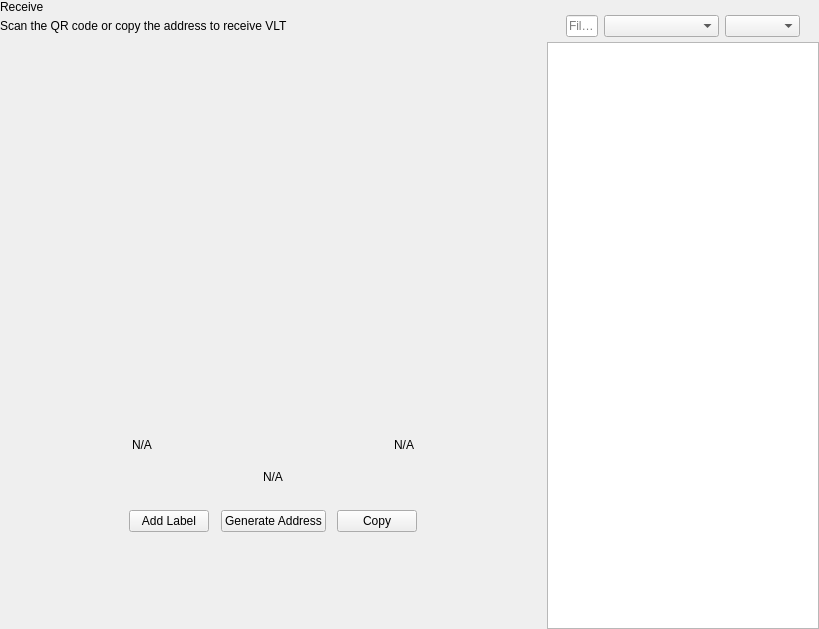
<?xml version="1.0" encoding="UTF-8"?>
<ui version="4.0">
 <class>ReceiveWidget</class>
 <widget class="QWidget" name="ReceiveWidget">
  <property name="geometry">
   <rect>
    <x>0</x>
    <y>0</y>
    <width>819</width>
    <height>629</height>
   </rect>
  </property>
  <property name="minimumSize">
   <size>
    <width>0</width>
    <height>0</height>
   </size>
  </property>
  <property name="windowTitle">
   <string notr="true">N/A</string>
  </property>
  <layout class="QHBoxLayout" name="horizontalLayout_2" stretch="2,1">
   <property name="spacing">
    <number>0</number>
   </property>
   <property name="leftMargin">
    <number>0</number>
   </property>
   <property name="topMargin">
    <number>0</number>
   </property>
   <property name="rightMargin">
    <number>0</number>
   </property>
   <property name="bottomMargin">
    <number>0</number>
   </property>
   <item>
    <widget class="QWidget" name="left" native="true">
     <layout class="QVBoxLayout" name="verticalLayout_3">
      <property name="leftMargin">
       <number>0</number>
      </property>
      <property name="topMargin">
       <number>0</number>
      </property>
      <property name="rightMargin">
       <number>0</number>
      </property>
      <property name="bottomMargin">
       <number>0</number>
      </property>
      <item>
       <layout class="QVBoxLayout" name="verticalLayout_2">
        <property name="spacing">
         <number>0</number>
        </property>
        <property name="leftMargin">
         <number>0</number>
        </property>
        <item>
         <layout class="QHBoxLayout" name="horizontalLayout_3">
          <property name="spacing">
           <number>0</number>
          </property>
          <item>
           <layout class="QVBoxLayout" name="verticalLayout_4">
            <property name="spacing">
             <number>5</number>
            </property>
            <item>
             <widget class="QLabel" name="labelTitle">
              <property name="text">
               <string>Receive</string>
              </property>
             </widget>
            </item>
            <item alignment="Qt::AlignTop">
             <widget class="QLabel" name="labelSubtitle1">
              <property name="text">
               <string>Scan the QR code or copy the address to receive VLT</string>
              </property>
             </widget>
            </item>
           </layout>
          </item>
          <item>
           <spacer name="horizontalSpacer">
            <property name="orientation">
             <enum>Qt::Horizontal</enum>
            </property>
            <property name="sizeHint" stdset="0">
             <size>
              <width>40</width>
              <height>20</height>
             </size>
            </property>
           </spacer>
          </item>
         </layout>
        </item>
        <item>
         <spacer name="verticalSpacer_2">
          <property name="orientation">
           <enum>Qt::Vertical</enum>
          </property>
          <property name="sizeType">
           <enum>QSizePolicy::Expanding</enum>
          </property>
          <property name="sizeHint" stdset="0">
           <size>
            <width>20</width>
            <height>50</height>
           </size>
          </property>
         </spacer>
        </item>
        <item alignment="Qt::AlignHCenter">
         <widget class="QWidget" name="layoutQR" native="true">
          <property name="maximumSize">
           <size>
            <width>510</width>
            <height>16777215</height>
           </size>
          </property>
          <layout class="QVBoxLayout" name="verticalLayoutQr">
           <item>
            <spacer name="verticalSpacer11">
             <property name="orientation">
              <enum>Qt::Vertical</enum>
             </property>
             <property name="sizeType">
              <enum>QSizePolicy::Fixed</enum>
             </property>
             <property name="sizeHint" stdset="0">
              <size>
               <width>20</width>
               <height>20</height>
              </size>
             </property>
            </spacer>
           </item>
           <item alignment="Qt::AlignHCenter">
            <widget class="QLabel" name="labelQrImg">
             <property name="minimumSize">
              <size>
               <width>260</width>
               <height>260</height>
              </size>
             </property>
             <property name="maximumSize">
              <size>
               <width>260</width>
               <height>260</height>
              </size>
             </property>
             <property name="text">
              <string/>
             </property>
             <property name="alignment">
              <set>Qt::AlignCenter</set>
             </property>
            </widget>
           </item>
           <item>
            <spacer name="verticalSpacer_21">
             <property name="orientation">
              <enum>Qt::Vertical</enum>
             </property>
             <property name="sizeType">
              <enum>QSizePolicy::Fixed</enum>
             </property>
             <property name="sizeHint" stdset="0">
              <size>
               <width>20</width>
               <height>30</height>
              </size>
             </property>
            </spacer>
           </item>
           <item>
            <widget class="QWidget" name="widget" native="true">
             <property name="minimumSize">
              <size>
               <width>0</width>
               <height>0</height>
              </size>
             </property>
             <layout class="QHBoxLayout" name="horizontalLayout_5">
              <item>
               <widget class="QLabel" name="labelLabel">
                <property name="text">
                 <string notr="true">N/A</string>
                </property>
               </widget>
              </item>
              <item>
               <spacer name="horizontalSpacer_2">
                <property name="orientation">
                 <enum>Qt::Horizontal</enum>
                </property>
                <property name="sizeHint" stdset="0">
                 <size>
                  <width>141</width>
                  <height>20</height>
                 </size>
                </property>
               </spacer>
              </item>
              <item>
               <widget class="QLabel" name="labelDate">
                <property name="text">
                 <string notr="true">N/A</string>
                </property>
                <property name="alignment">
                 <set>Qt::AlignRight|Qt::AlignTrailing|Qt::AlignVCenter</set>
                </property>
               </widget>
              </item>
             </layout>
            </widget>
           </item>
           <item>
            <widget class="QLabel" name="labelAddress">
             <property name="sizePolicy">
              <sizepolicy hsizetype="Expanding" vsizetype="Preferred">
               <horstretch>0</horstretch>
               <verstretch>0</verstretch>
              </sizepolicy>
             </property>
             <property name="minimumSize">
              <size>
               <width>300</width>
               <height>0</height>
              </size>
             </property>
             <property name="text">
              <string notr="true">N/A</string>
             </property>
             <property name="alignment">
              <set>Qt::AlignCenter</set>
             </property>
            </widget>
           </item>
           <item>
            <spacer name="verticalSpacer_4">
             <property name="orientation">
              <enum>Qt::Vertical</enum>
             </property>
             <property name="sizeType">
              <enum>QSizePolicy::Fixed</enum>
             </property>
             <property name="sizeHint" stdset="0">
              <size>
               <width>20</width>
               <height>20</height>
              </size>
             </property>
            </spacer>
           </item>
           <item>
            <layout class="QHBoxLayout" name="horizontalLayout_4">
             <item alignment="Qt::AlignHCenter">
              <widget class="QPushButton" name="pushButtonLabel">
               <property name="focusPolicy">
                <enum>Qt::NoFocus</enum>
               </property>
               <property name="text">
                <string>Add Label</string>
               </property>
              </widget>
             </item>
             <item alignment="Qt::AlignHCenter">
              <widget class="QPushButton" name="pushButtonNewAddress">
               <property name="focusPolicy">
                <enum>Qt::NoFocus</enum>
               </property>
               <property name="text">
                <string>Generate Address</string>
               </property>
              </widget>
             </item>
             <item alignment="Qt::AlignHCenter">
              <widget class="QPushButton" name="pushButtonCopy">
               <property name="focusPolicy">
                <enum>Qt::NoFocus</enum>
               </property>
               <property name="text">
                <string>Copy</string>
               </property>
              </widget>
             </item>
            </layout>
           </item>
           <item>
            <spacer name="verticalSpacer_3">
             <property name="orientation">
              <enum>Qt::Vertical</enum>
             </property>
             <property name="sizeType">
              <enum>QSizePolicy::Expanding</enum>
             </property>
             <property name="sizeHint" stdset="0">
              <size>
               <width>20</width>
               <height>20</height>
              </size>
             </property>
            </spacer>
           </item>
          </layout>
         </widget>
        </item>
        <item>
         <spacer name="verticalSpacer">
          <property name="orientation">
           <enum>Qt::Vertical</enum>
          </property>
          <property name="sizeHint" stdset="0">
           <size>
            <width>20</width>
            <height>40</height>
           </size>
          </property>
         </spacer>
        </item>
       </layout>
      </item>
     </layout>
    </widget>
   </item>
   <item>
    <widget class="QWidget" name="right" native="true">
     <layout class="QVBoxLayout" name="verticalLayout_5">
      <property name="spacing">
       <number>0</number>
      </property>
      <property name="leftMargin">
       <number>1</number>
      </property>
      <property name="topMargin">
       <number>0</number>
      </property>
      <property name="rightMargin">
       <number>0</number>
      </property>
      <property name="bottomMargin">
       <number>0</number>
      </property>
      <item>
       <layout class="QVBoxLayout" name="container_right">
        <property name="spacing">
         <number>0</number>
        </property>
        <property name="leftMargin">
         <number>0</number>
        </property>
        <property name="rightMargin">
         <number>0</number>
        </property>
        <item>
         <layout class="QVBoxLayout" name="verticalLayout">
          <property name="spacing">
           <number>6</number>
          </property>
          <property name="leftMargin">
           <number>19</number>
          </property>
          <property name="rightMargin">
           <number>19</number>
          </property>
          <item>
           <widget class="OptionButton" name="btnRequest" native="true"/>
          </item>
          <item>
           <widget class="OptionButton" name="btnMyAddresses" native="true">
            <property name="sizePolicy">
             <sizepolicy hsizetype="Preferred" vsizetype="Minimum">
              <horstretch>0</horstretch>
              <verstretch>0</verstretch>
             </sizepolicy>
            </property>
           </widget>
          </item>
         </layout>
        </item>
        <item>
         <widget class="QWidget" name="sortWidget" native="true">
          <layout class="QHBoxLayout" name="horizontalLayout_6">
           <property name="leftMargin">
            <number>19</number>
           </property>
           <property name="rightMargin">
            <number>19</number>
           </property>
           <property name="bottomMargin">
            <number>5</number>
           </property>
           <item>
            <widget class="QLineEdit" name="lineEditFilter">
             <property name="sizePolicy">
              <sizepolicy hsizetype="Expanding" vsizetype="Fixed">
               <horstretch>0</horstretch>
               <verstretch>0</verstretch>
              </sizepolicy>
             </property>
             <property name="minimumSize">
              <size>
               <width>0</width>
               <height>0</height>
              </size>
             </property>
             <property name="contextMenuPolicy">
              <enum>Qt::DefaultContextMenu</enum>
             </property>
             <property name="acceptDrops">
              <bool>false</bool>
             </property>
             <property name="maxLength">
              <number>40</number>
             </property>
             <property name="placeholderText">
              <string>Filter</string>
             </property>
            </widget>
           </item>
           <item>
            <spacer name="horizontalSpacer_3">
             <property name="orientation">
              <enum>Qt::Horizontal</enum>
             </property>
             <property name="sizeType">
              <enum>QSizePolicy::Preferred</enum>
             </property>
             <property name="sizeHint" stdset="0">
              <size>
               <width>20</width>
               <height>20</height>
              </size>
             </property>
            </spacer>
           </item>
           <item>
            <widget class="QComboBox" name="comboBoxSort">
             <property name="sizePolicy">
              <sizepolicy hsizetype="Preferred" vsizetype="Fixed">
               <horstretch>0</horstretch>
               <verstretch>0</verstretch>
              </sizepolicy>
             </property>
             <property name="minimumSize">
              <size>
               <width>115</width>
               <height>0</height>
              </size>
             </property>
            </widget>
           </item>
           <item>
            <widget class="QComboBox" name="comboBoxSortOrder">
             <property name="sizePolicy">
              <sizepolicy hsizetype="Preferred" vsizetype="Fixed">
               <horstretch>0</horstretch>
               <verstretch>0</verstretch>
              </sizepolicy>
             </property>
             <property name="minimumSize">
              <size>
               <width>75</width>
               <height>0</height>
              </size>
             </property>
            </widget>
           </item>
          </layout>
          <zorder>comboBoxSort</zorder>
          <zorder>comboBoxSortOrder</zorder>
          <zorder>lineEditFilter</zorder>
         </widget>
        </item>
        <item>
         <widget class="QListView" name="listViewAddress"/>
        </item>
       </layout>
      </item>
     </layout>
    </widget>
   </item>
  </layout>
 </widget>
 <customwidgets>
  <customwidget>
   <class>OptionButton</class>
   <extends>QWidget</extends>
   <header>qt/volt/optionbutton.h</header>
   <container>1</container>
  </customwidget>
 </customwidgets>
 <resources/>
 <connections/>
</ui>
